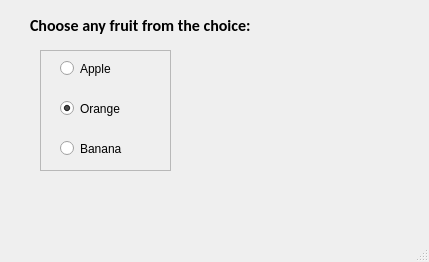
<?xml version="1.0" encoding="UTF-8"?>
<ui version="4.0">
 <class>MainWindow</class>
 <widget class="QMainWindow" name="MainWindow">
  <property name="geometry">
   <rect>
    <x>0</x>
    <y>0</y>
    <width>429</width>
    <height>262</height>
   </rect>
  </property>
  <property name="windowTitle">
   <string>MainWindow</string>
  </property>
  <widget class="QWidget" name="centralwidget">
   <widget class="QFrame" name="frame">
    <property name="geometry">
     <rect>
      <x>40</x>
      <y>50</y>
      <width>131</width>
      <height>121</height>
     </rect>
    </property>
    <property name="frameShape">
     <enum>QFrame::StyledPanel</enum>
    </property>
    <property name="frameShadow">
     <enum>QFrame::Raised</enum>
    </property>
    <widget class="QRadioButton" name="rbtn_apple">
     <property name="geometry">
      <rect>
       <x>20</x>
       <y>10</y>
       <width>82</width>
       <height>17</height>
      </rect>
     </property>
     <property name="text">
      <string>Apple</string>
     </property>
     <property name="checked">
      <bool>false</bool>
     </property>
     <property name="autoExclusive">
      <bool>true</bool>
     </property>
    </widget>
    <widget class="QRadioButton" name="rbtn_orange">
     <property name="geometry">
      <rect>
       <x>20</x>
       <y>50</y>
       <width>82</width>
       <height>17</height>
      </rect>
     </property>
     <property name="text">
      <string>Orange</string>
     </property>
     <property name="checked">
      <bool>true</bool>
     </property>
    </widget>
    <widget class="QRadioButton" name="rbtn_banana">
     <property name="geometry">
      <rect>
       <x>20</x>
       <y>90</y>
       <width>82</width>
       <height>17</height>
      </rect>
     </property>
     <property name="text">
      <string>Banana</string>
     </property>
    </widget>
   </widget>
   <widget class="QLabel" name="lbldisplay">
    <property name="geometry">
     <rect>
      <x>40</x>
      <y>190</y>
      <width>191</width>
      <height>16</height>
     </rect>
    </property>
    <property name="text">
     <string/>
    </property>
   </widget>
   <widget class="QLabel" name="label">
    <property name="geometry">
     <rect>
      <x>30</x>
      <y>15</y>
      <width>311</width>
      <height>21</height>
     </rect>
    </property>
    <property name="font">
     <font>
      <family>Calibri</family>
      <pointsize>12</pointsize>
      <weight>75</weight>
      <bold>true</bold>
     </font>
    </property>
    <property name="text">
     <string>Choose any fruit from the choice:</string>
    </property>
   </widget>
  </widget>
  <widget class="QMenuBar" name="menubar">
   <property name="geometry">
    <rect>
     <x>0</x>
     <y>0</y>
     <width>429</width>
     <height>26</height>
    </rect>
   </property>
  </widget>
  <widget class="QStatusBar" name="statusbar"/>
 </widget>
 <resources/>
 <connections/>
</ui>
